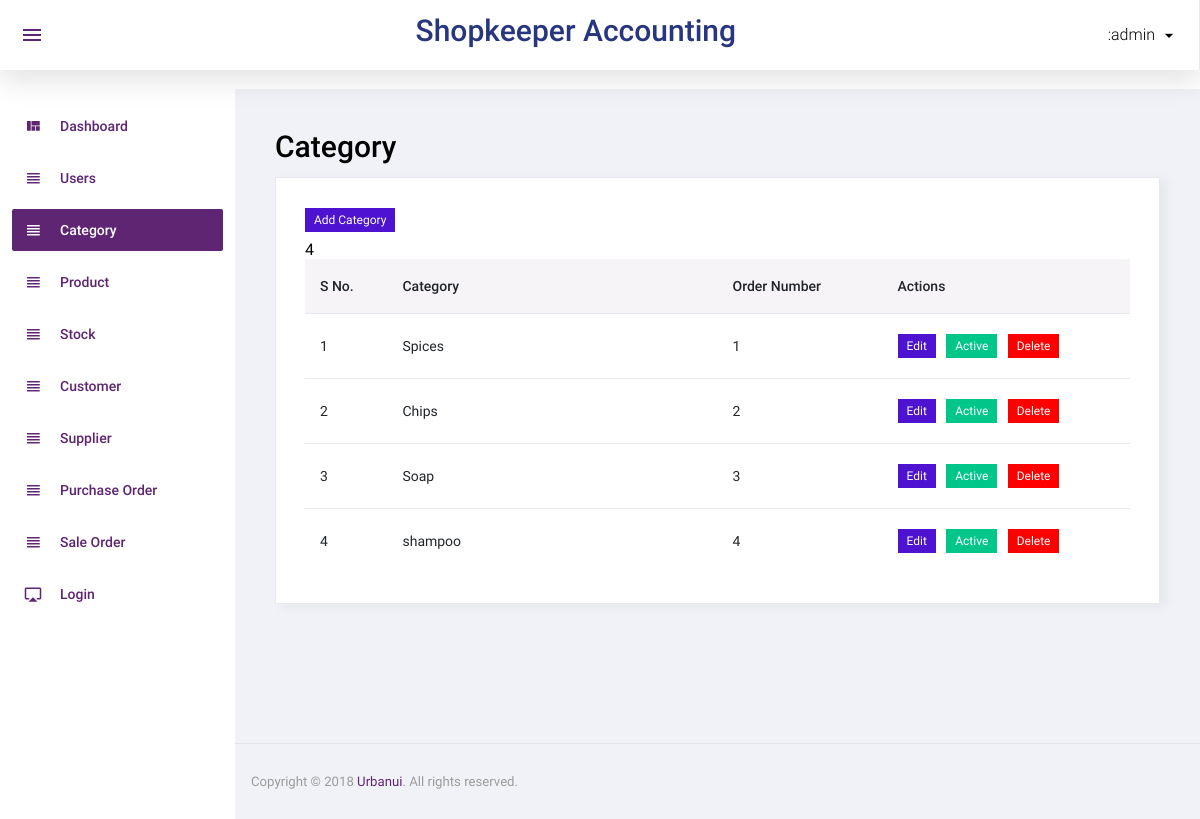
Page /Admin/category.php (signed in) on the committed database.
### tables this page shows
CREATE TABLE `category` (
  `id` int(11) NOT NULL,
  `category` varchar(50) NOT NULL,
  `order_number` int(11) NOT NULL,
  `status` int(11) NOT NULL,
  `added_on` datetime NOT NULL
);

### Admin/category.php (the view, shortened to what this page needs)
<?php
  include('top.php');
  $sql="select * from category order by order_number";
  $res=$con->query($sql);
 ?>
          <h1 class="card-title ml10">Category</h1>
          <div class="card">
            <div class="card-body">
              <a href="addcategory.php"><label class="badge badge-info">Add Category</label></a>
              <div class="row">
                <div class="col-12">
                  <div class="table-responsive">
                    <table id="order-listing" class="table">
                      <thead>
                        <tr>
                            <th width="10%">S No.</th>
                            <th width="40%">Category</th>
                            <th width="20%">Order Number</th>
                            <th width="30%">Actions</th>
                        </tr>
                      </thead>
                      <tbody>
                  <?php echo $res->num_rows;  if($res->num_rows>0){
                    $i=1;
                        while($row=$res->fetch_assoc()){  ?>
                            <tr>
                                <td><?php echo $i?></td>
                                <td><?php echo $row['category']?></td>
                                <td><?php echo $row['order_number']?></td>
                                <td>
                                    <a href="addcategory.php?id=<?php echo $row['id'] ?>"><label class="badge badge-info cursor-hand">Edit</label></a>
                                    <?php
                                    if($row['status']==1){?>
                                      <a href="?id=<?php echo $row['id']?>&type=deactive"><label class="badge badge-success cursor-hand">Active</label></a>
                                    <?php }
                                    else{ ?>
                                      <a href="?id=<?php echo $row['id']?>&type=active"><label class="badge badge-success cursor-hand">Deactive</label></a>
                                    <?php
                                    }
                                    ?>
                                    <a href="?id=<?php echo $row['id']?>&type=delete"><label class="badge badge-danger cursor-hand delete-bg">Delete</label></a>
                                </td>
                            </tr>
                      <?php
                      $i++;
                       }} ?>
                      </tbody>
                    </table>
                  </div>
		        		</div>
              </div>
            </div>
          </div>
<?php
  include('footer.php');
 ?>

### rows in the picture
category: category "Spices", order_number "1"
category: category "Chips", order_number "2"
category: category "Soap", order_number "3"
category: category "shampoo", order_number "4"

### other values in the picture
$_SESSION['LOGIN_NAME'] "admin"
